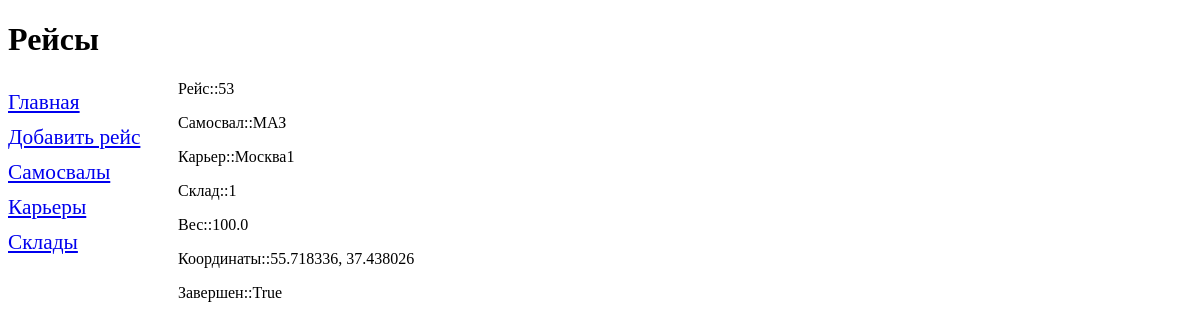
The page /flight/53/ on the database its author committed.
### constr/models.py (models this page shows)
class Flights(models.Model):
    date_Flight = models.DateTimeField(verbose_name='Дата рейса')
    truck_id = models.ForeignKey('Trucks', on_delete=models.PROTECT, verbose_name='Самосвал')
    career_id = models.ForeignKey('Сareers', on_delete=models.PROTECT, verbose_name='Карьер')
    warehouse_id = models.ForeignKey('Warehouses', on_delete=models.PROTECT, verbose_name='Склад')
    weight = models.FloatField(verbose_name='Вес')
    coordinates = models.CharField(max_length=50, verbose_name='Координаты выгрузки')
    completed = models.BooleanField(default=True, verbose_name='Рейс завершен')
    date = models.DateTimeField(auto_now_add=True)
    class Meta:
        verbose_name_plural = 'Рейсы'
        verbose_name = 'Рейс'
        ordering = ['date_Flight']

class Trucks(models.Model):
    brand = models.CharField(max_length=50)
    model = models.CharField(max_length=50)
    number = models.CharField(max_length=10)
    capacity = models.FloatField()
    date = models.DateTimeField(auto_now_add=True)
    def __str__(self):
        return self.brand
    class Meta:
        verbose_name_plural = 'Самосвалы'
        verbose_name = 'Самосвал'
        ordering = ['brand']

class Сareers(models.Model):
    title = models.CharField(max_length=50)
    description = models.CharField(max_length=50, null=True)
    coordinates = models.CharField(max_length=50)
    date = models.DateTimeField(auto_now_add=True)
    def __str__(self):
        return self.title
    class Meta:
        verbose_name_plural = 'Карьеры'
        verbose_name = 'Карьер'
        ordering = ['title']

class Warehouses(models.Model):
    title = models.CharField(max_length=50)
    coordinates = models.CharField(max_length=50)
    date = models.DateTimeField(auto_now_add=True)
    def __str__(self):
        return self.title
    class Meta:
        verbose_name_plural = 'Склады'
        verbose_name = 'Склад'
        ordering = ['title']

### constr/views.py (the view)
# urls.py: path('flight/<int:flights_id>/', flight, name='flight'),
def flight(request, flights_id):
    flights = Flights.objects.all()
    current_flight = Flights.objects.get(pk=flights_id)
    context = {'flights': flights, 'current_flight': current_flight}
    return render(request, 'by_flights.html', context)

### constr/templates/by_flights.html (shortened to what this page needs)
{% extends "layout/basic.html" %}
        {% block content %}
    <div>
        <p>Рейс::{{current_flight.id}}</p>
        <p>Самосвал::{{current_flight.truck_id}}</p>
        <p>Карьер::{{current_flight.career_id}}</p>
        <p>Склад::{{current_flight.warehouse_id}}</p>
        <p>Вес::{{current_flight.weight}}</p>
        <p>Координаты::{{current_flight.coordinates}}</p>
        <p>Завершен::{{current_flight.completed}}</p>
    </div>
{% endblock %}

### rows shown on the page
Flights: id "53", truck_id "МАЗ", career_id "Москва1", warehouse_id "1", weight "100.0", coordinates "55.718336, 37.438026", completed "True"
